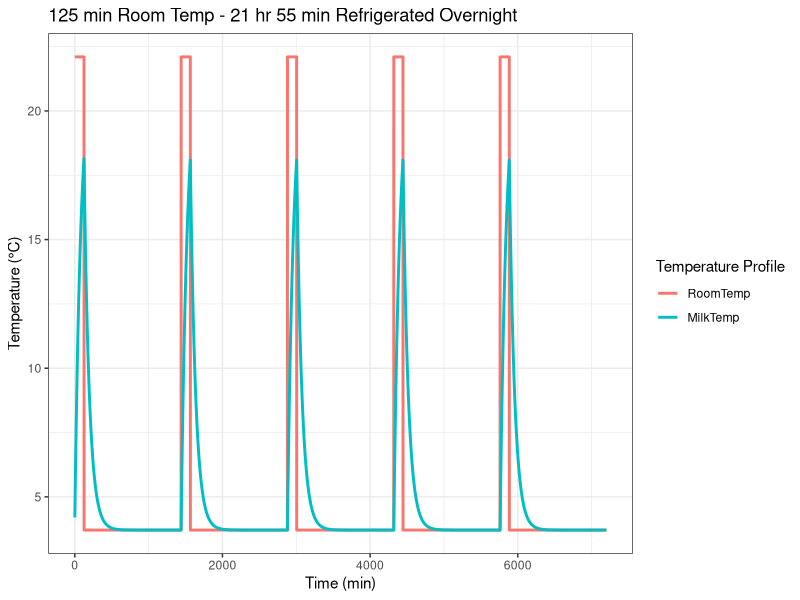
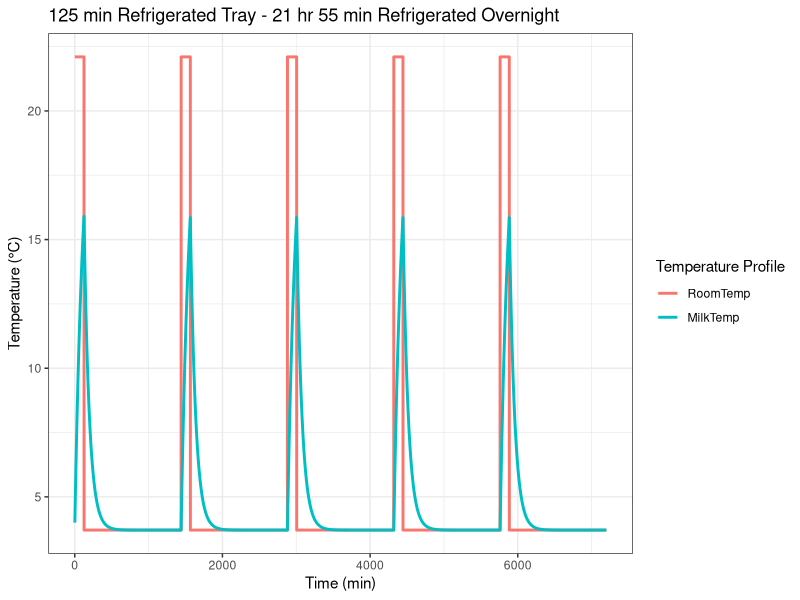
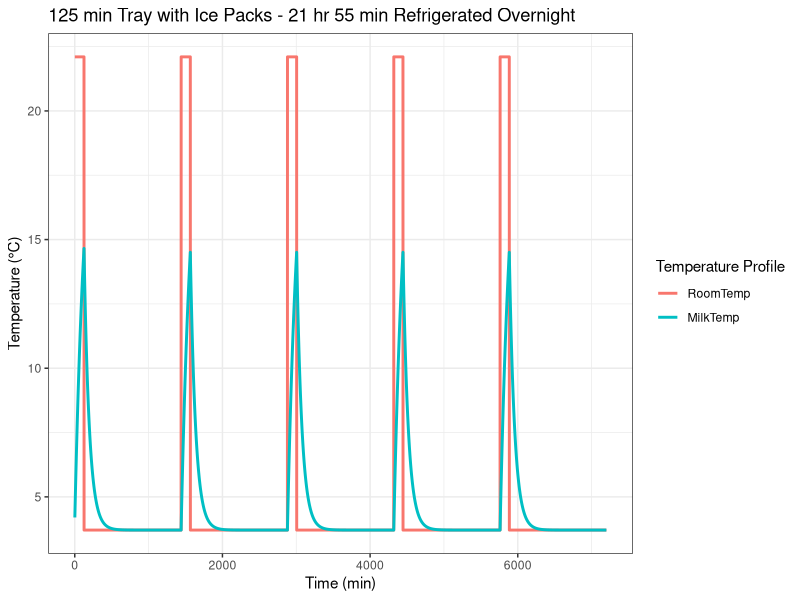
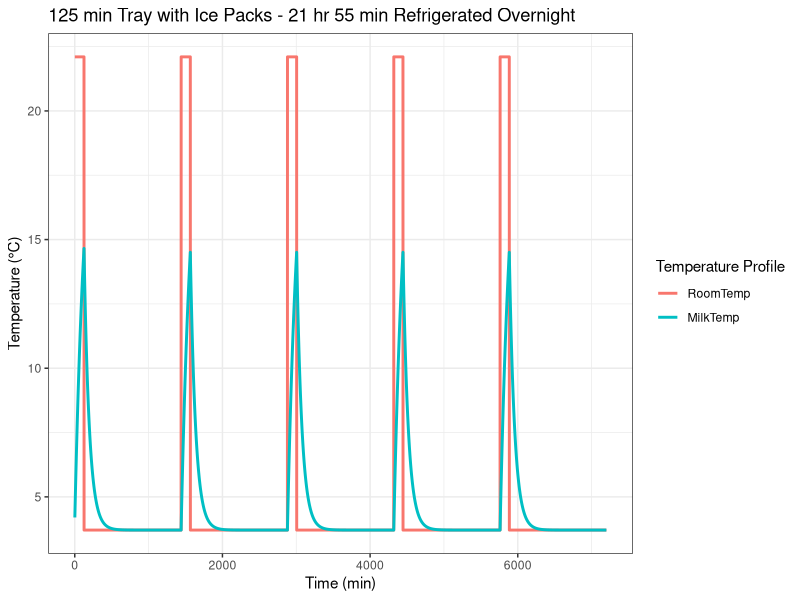
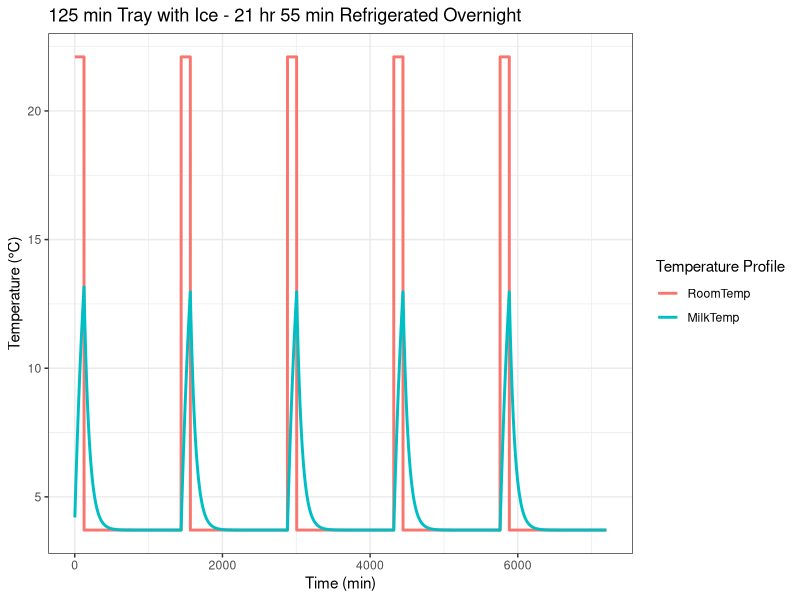
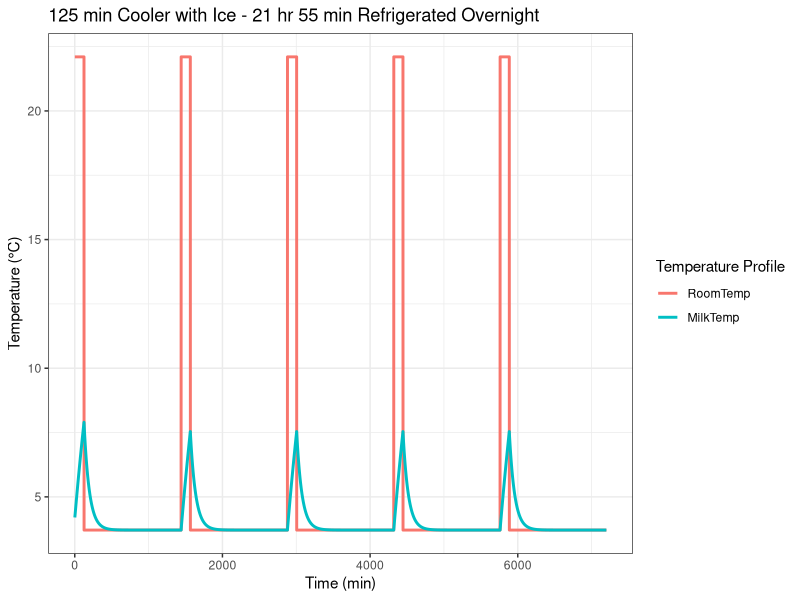
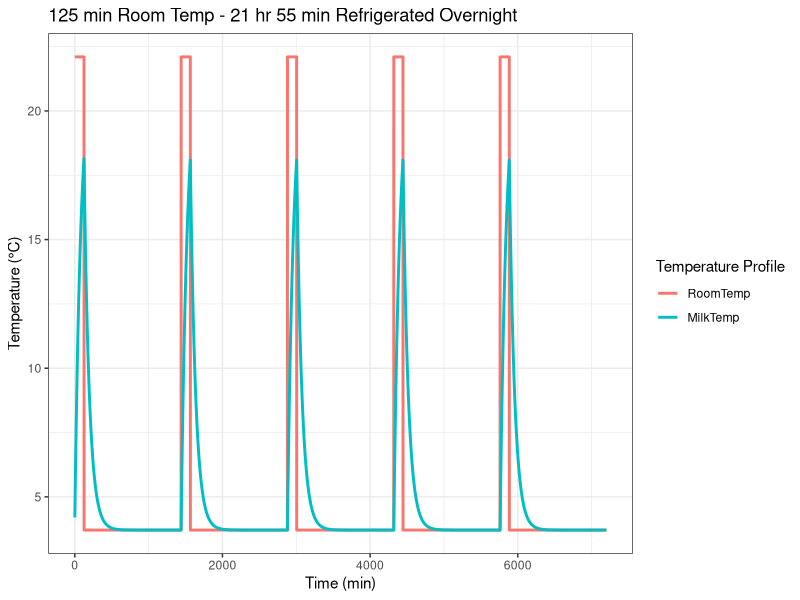
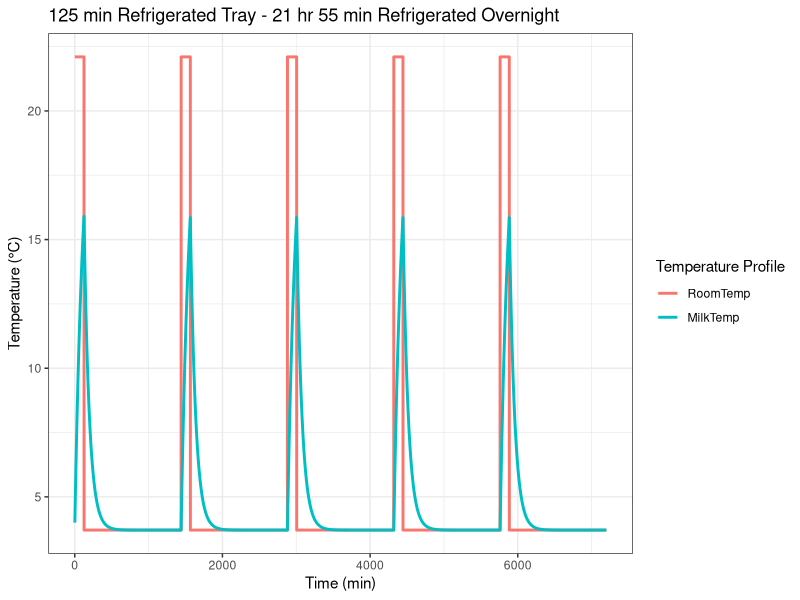

Here is the R script that generated these plots, in order: (Note: this script raises an error after producing the figures.)

#This document creates the simulate time and temperature profiles for the Milk Study. 

library(tidyverse)
library(reshape2)
library(cowplot)

#Negative Slopes
Neg_Slope_RTB<-(-0.0124) #Room Temperature
Neg_Slope_Ref<-(-0.0141) #Refrigeration
Neg_Slope_RT<-(-0.0088) #Refrigerated Tray
Neg_Slope_TIC<-(-0.0057) #Tray with Ice 
Neg_Slope_TIP<-(-0.0072) #Tray with Ice Packs
Neg_Slope_CI<-(-0.0019) #Cooler with Ice


#Determining room temperature vs refrigeration
#ST_Condition_DF$Condition<-ifelse(ST_Condition_DF$Rtemp>10, "Room Temp", "Refrigeration")

##Functions

#Function to get the h (heat transfer coefficient)
get_h<-function(Neg_slope, rho = 1.033, C = 4.2 , V = 0.236, A = 0.004275){
  neg_h =  ((Neg_slope*rho*C*V)/A)
  return(- neg_h)
} 


#Getting the Heat Transfer Coefficients for each Temp
h_RTB = get_h(Neg_slope = Neg_Slope_RTB)
h_ref = get_h(Neg_slope = Neg_Slope_Ref)
h_RT = get_h(Neg_slope = Neg_Slope_RT)
h_TIC = get_h(Neg_slope = Neg_Slope_TIC)
h_TIP = get_h(Neg_slope = Neg_Slope_TIP)
h_CI = get_h(Neg_slope = Neg_Slope_CI)


get_temp<-function(h, To, Tinf, time,  A =0.004275,rho =1.033, C= 4.2, V = 0.236 ){
  #Time in minutes
  #Tinf = External Temp
  #To = Initial temperature of the milk
  # h = convection trans coeff for that codition
  return (exp(-(h*A/rho*C*V)*(time))*(To-Tinf)+Tinf)
}

#Function to get the temperature profile from an external temperature vector
predict_temp_fromProf<-function(Time_Temp_Prof, Initial_Temp,h_condition){
  Time_Temp_Profile<-Time_Temp_Prof
  Temp_Initial = Initial_Temp
  Temp_V<-c()
  for (i in 1:length(Time_Temp_Profile)){
    T_inf<-Time_Temp_Profile[i]
    if (i == 1){
      New_Temp = Temp_Initial
    }else if (i == 2){
      New_Temp = get_temp(h = h_condition, To = Temp_Initial, Tinf =  T_inf, time = 1)
    }else{
      New_Temp = get_temp(h = h_condition, To = New_Temp, Tinf =  T_inf, time = 1)
    }
    Temp_V<-c(Temp_V, New_Temp)
  }
  return(Temp_V)
}


#Generate Temperature Conditions
#Temperatures are a normal distribution
Time_Temp_Creation_Var<-function(Total_Time, Interval, Mean_Temperature, SD_Temperature){
  Time_Temp_df<-rnorm(n =Total_Time+1, mean = Mean_Temperature, sd= SD_Temperature)
  return (Time_Temp_df)
}

Create_Temperature_Profile_days<-function(First_Cond, Second_Cond, 
                                          First_Cond_Total_Time,Second_Cond_Total_Time,
                                          First_Cond_Mean_Temperature, First_Cond_SD_Temperature,
                                          Second_Cond_Mean_Temperature, Second_Cond_SD_Temperature,
                                          Interval, Cycles){
  
    First_Cond_Temps<-Time_Temp_Creation_Var(Total_Time = First_Cond_Total_Time, Interval = Interval , 
                           Mean_Temperature = First_Cond_Mean_Temperature, 
                           SD_Temperature = First_Cond_SD_Temperature)
    Second_Cond_Temps<-Time_Temp_Creation_Var(Total_Time = Second_Cond_Total_Time, Interval = Interval , 
                                        Mean_Temperature = Second_Cond_Mean_Temperature, 
                                        SD_Temperature = Second_Cond_SD_Temperature)
    
    
    First_Cond_Temps_Desc<-rep(First_Cond,length(First_Cond_Temps))
    Second_Cond_Temps_Desc<-rep(Second_Cond,length(Second_Cond_Temps))
    
    Temp_Vector<-c()
    Cond_Vec<-c()
    for (i in 1:Cycles){
      Temp_Vector<-c(Temp_Vector,First_Cond_Temps,Second_Cond_Temps)
      Cond_Vec<-c(Cond_Vec,First_Cond_Temps_Desc,Second_Cond_Temps_Desc)
    }
    
    
    Simulated_Conditions<-data.frame("Rtemp" = Temp_Vector,
                                      "Condition" = Cond_Vec)
    return(Simulated_Conditions)
}


predict_full_milk_temp<-function(df, Temp_Initial){
  Temp_Milk_Vectors<-c()
  Temp_Milk_Vectors<-c(Temp_Initial)
  T_inf = df$Rtemp[1]
  New_Temp = Temp_Initial
  for (i in 2:length(df$Rtemp)){
    #Selecting the condition that applies
    if (df$Condition[i] == "Room Temp"){
      h_condition = h_RTB
    } else if (df$Condition[i] == "Refrigeration"){
      h_condition = h_ref
    } else if (df$Condition[i] == "Refrigerated Tray"){
      h_condition = h_RT
    } else if (df$Condition[i] == "Tray With Ice Packs"){
      h_condition = h_TIP
    } else if (df$Condition[i] == "Tray With Ice"){
      h_condition = h_TIC
    } else if (df$Condition[i] == "Cooler with Ice"){
      h_condition = h_CI
    }
    #Checking if condition changed
    if(df$Condition[i] != df$Condition[i-1]){
      Condition_Change = 1
      T_inf = df$Rtemp[i]
    } else {
      Condition_Change = 0
    }
    
    #Predicting the new temperature
    New_Temp = get_temp(h = h_condition, To = New_Temp, Tinf =  T_inf, time = 1)
    Temp_Milk_Vectors<-c(Temp_Milk_Vectors,New_Temp)
  }
  return(Temp_Milk_Vectors)
}



#Worst case scenario 124, 1314.125 min Room Temp - 21 hr 55 min Refrigerated Overnight"
Time_Temp_Df<-Create_Temperature_Profile_days(First_Cond = "Room Temp", 
                                Second_Cond = "Refrigeration", 
                                First_Cond_Total_Time = 124,
                                Second_Cond_Total_Time = 1314,
                                First_Cond_Mean_Temperature = 22.1, 
                                First_Cond_SD_Temperature = 0,#0.77,
                                Second_Cond_Mean_Temperature= 3.71, 
                                Second_Cond_SD_Temperature = 0,#1.04,
                                Interval  =1, 
                                Cycles = 5)


Temp_Milk_Vectors<-predict_full_milk_temp(df = Time_Temp_Df, Temp_Initial = 4.2)

Df_RT_MT<-data.frame("RoomTemp" = Time_Temp_Df$Rtemp,
                     "MilkTemp" = Temp_Milk_Vectors,
                     "Time" = 1:length(Temp_Milk_Vectors))
Df_RT_MT_melted<-melt(Df_RT_MT, id.vars = "Time")


ggplot(data = Df_RT_MT_melted, aes(x = Time, y = value, color = variable))+
  geom_line(size = 1)+
  theme_bw()+
  labs(x = "Time (min)", y = "Temperature (°C)", title= "125 min Room Temp - 21 hr 55 min Refrigerated Overnight")+
  scale_color_discrete(name = "Temperature Profile")
ggsave("Pedicted Time and Temp Profiles/PredictedRT.png", height = 3, width = 8, dpi = 300)


#Worst case scenario 124, 1314.125 min Ref Tray - 21 hr 55 min Refrigerated Overnight"
Time_Temp_Df_RT<-Create_Temperature_Profile_days(First_Cond = "Refrigerated Tray", 
                                              Second_Cond = "Refrigeration", 
                                              First_Cond_Total_Time = 124,
                                              Second_Cond_Total_Time = 1314,
                                              First_Cond_Mean_Temperature = 22.1, 
                                              First_Cond_SD_Temperature = 0,#0.77,
                                              Second_Cond_Mean_Temperature= 3.71, 
                                              Second_Cond_SD_Temperature = 0,#1.04,
                                              Interval  =1, 
                                              Cycles = 5)




Temp_Milk_RT<-predict_full_milk_temp(Time_Temp_Df_RT, Temp_Initial = 4)

Df_RT_MT_RT<-data.frame("RoomTemp" = Time_Temp_Df$Rtemp,
                     "MilkTemp" = Temp_Milk_RT,
                     "Time" = 1:length(Temp_Milk_Vectors))
Df_RT_MT_RT_melted<-melt(Df_RT_MT_RT, id.vars = "Time")


ggplot(data = Df_RT_MT_RT_melted, aes(x = Time, y = value, color = variable))+
  geom_line(size = 1)+
  theme_bw()+
  labs(x = "Time (min)", y = "Temperature (°C)", title= "125 min Refrigerated Tray - 21 hr 55 min Refrigerated Overnight")+
  scale_color_discrete(name = "Temperature Profile")


ggsave("Pedicted Time and Temp Profiles/PredictedRefTray.png", height = 3, width = 8, dpi = 300)


#Worst case scenario 124, 1314.125 min Tray with ice packs - 21 hr 55 min Refrigerated Overnight"
Time_Temp_Df_TIP<-Create_Temperature_Profile_days(First_Cond = "Tray With Ice Packs", 
                                                 Second_Cond = "Refrigeration", 
                                                 First_Cond_Total_Time = 124,
                                                 Second_Cond_Total_Time = 1314,
                                                 First_Cond_Mean_Temperature = 22.1, 
                                                 First_Cond_SD_Temperature = 0,#0.77,
                                                 Second_Cond_Mean_Temperature= 3.71, 
                                                 Second_Cond_SD_Temperature = 0,#1.04,
                                                 Interval  =1, 
                                                 Cycles = 5)




Temp_Milk_TIP<-predict_full_milk_temp(Time_Temp_Df_TIP, Temp_Initial = 4.2)

Df_RT_MT_TIP<-data.frame("RoomTemp" = Time_Temp_Df$Rtemp,
                        "MilkTemp" = Temp_Milk_TIP,
                        "Time" = 1:length(Temp_Milk_Vectors))
Df_RT_MT_TIP_melted<-melt(Df_RT_MT_TIP, id.vars = "Time")


ggplot(data = Df_RT_MT_TIP_melted, aes(x = Time, y = value, color = variable))+
  geom_line(size = 1)+
  theme_bw()+
  labs(x = "Time (min)", y = "Temperature (°C)", title= "125 min Tray with Ice Packs - 21 hr 55 min Refrigerated Overnight")+
  scale_color_discrete(name = "Temperature Profile")


ggsave("Pedicted Time and Temp Profiles/PredictedTIP.png", height = 3, width = 8, dpi = 300)


#Worst case scenario 124, 1314.125 min Tray with ice packs - 21 hr 55 min Refrigerated Overnight"
Time_Temp_Df_TIP<-Create_Temperature_Profile_days(First_Cond = "Tray With Ice Packs", 
                                                  Second_Cond = "Refrigeration", 
                                                  First_Cond_Total_Time = 124,
                                                  Second_Cond_Total_Time = 1314,
                                                  First_Cond_Mean_Temperature = 22.1, 
                                                  First_Cond_SD_Temperature = 0,#0.77,
                                                  Second_Cond_Mean_Temperature= 3.71, 
                                                  Second_Cond_SD_Temperature = 0,#1.04,
                                                  Interval  =1, 
                                                  Cycles = 5)




Temp_Milk_TIP<-predict_full_milk_temp(Time_Temp_Df_TIP, Temp_Initial = 4.2)

Df_RT_MT_TIP<-data.frame("RoomTemp" = Time_Temp_Df$Rtemp,
                         "MilkTemp" = Temp_Milk_TIP,
                         "Time" = 1:length(Temp_Milk_Vectors))
Df_RT_MT_TIP_melted<-melt(Df_RT_MT_TIP, id.vars = "Time")


ggplot(data = Df_RT_MT_TIP_melted, aes(x = Time, y = value, color = variable))+
  geom_line(size = 1)+
  theme_bw()+
  labs(x = "Time (min)", y = "Temperature (°C)", title= "125 min Tray with Ice Packs - 21 hr 55 min Refrigerated Overnight")+
  scale_color_discrete(name = "Temperature Profile")

ggsave("Pedicted Time and Temp Profiles/PredictedTIP.png", height = 3, width = 8, dpi = 300)


#Worst case scenario 124, 1314.125 min Tray with ice - 21 hr 55 min Refrigerated Overnight"
Time_Temp_Df_TIC<-Create_Temperature_Profile_days(First_Cond = "Tray With Ice", 
                                                  Second_Cond = "Refrigeration", 
                                                  First_Cond_Total_Time = 124,
                                                  Second_Cond_Total_Time = 1314,
                                                  First_Cond_Mean_Temperature = 22.1, 
                                                  First_Cond_SD_Temperature = 0,#0.77,
                                                  Second_Cond_Mean_Temperature= 3.71, 
                                                  Second_Cond_SD_Temperature = 0,#1.04,
                                                  Interval  =1, 
                                                  Cycles = 5)




Temp_Milk_TIC<-predict_full_milk_temp(Time_Temp_Df_TIC, Temp_Initial = 4.2)

Df_RT_MT_TIC<-data.frame("RoomTemp" = Time_Temp_Df$Rtemp,
                         "MilkTemp" = Temp_Milk_TIC,
                         "Time" = 1:length(Temp_Milk_TIC))
Df_RT_MT_TIC_melted<-melt(Df_RT_MT_TIC, id.vars = "Time")


ggplot(data = Df_RT_MT_TIC_melted, aes(x = Time, y = value, color = variable))+
  geom_line(size = 1)+
  theme_bw()+
  labs(x = "Time (min)", y = "Temperature (°C)", title= "125 min Tray with Ice - 21 hr 55 min Refrigerated Overnight")+
  scale_color_discrete(name = "Temperature Profile")

ggsave("Pedicted Time and Temp Profiles/PredictedTIC.png", height = 3, width = 8, dpi = 300)


#Worst case scenario 124, 1314.125 min Cooler with Ice - 21 hr 55 min Refrigerated Overnight"
Time_Temp_Df_CI<-Create_Temperature_Profile_days(First_Cond = "Cooler with Ice", 
                                                  Second_Cond = "Refrigeration", 
                                                  First_Cond_Total_Time = 124,
                                                  Second_Cond_Total_Time = 1314,
                                                  First_Cond_Mean_Temperature = 22.1, 
                                                  First_Cond_SD_Temperature = 0,#0.77,
                                                  Second_Cond_Mean_Temperature= 3.71, 
                                                  Second_Cond_SD_Temperature = 0,#1.04,
                                                  Interval  =1, 
                                                  Cycles = 5)




Temp_Milk_CI<-predict_full_milk_temp(Time_Temp_Df_CI, Temp_Initial = 4.2)

Df_RT_MT_CI<-data.frame("RoomTemp" = Time_Temp_Df$Rtemp,
                         "MilkTemp" = Temp_Milk_CI,
                         "Time" = 1:length(Temp_Milk_CI))
Df_RT_MT_CI_melted<-melt(Df_RT_MT_CI, id.vars = "Time")


ggplot(data = Df_RT_MT_CI_melted, aes(x = Time, y = value, color = variable))+
  geom_line(size = 1)+
  theme_bw()+
  labs(x = "Time (min)", y = "Temperature (°C)", title= "125 min Cooler with Ice - 21 hr 55 min Refrigerated Overnight")+
  scale_color_discrete(name = "Temperature Profile")

ggsave("Pedicted Time and Temp Profiles/PredictedCI.png", height = 3, width = 8, dpi = 300)



######### ----------------------------------------------------------------------
#Spoilage Model.

#Function for growth and lag phase
new_growth_rate<-function(newTemp, oldMu,oldTemp = 6, T0 = -4.15){
  newMu<-((newTemp-T0)/(oldTemp-T0))* oldMu
  return (newMu)
}

#Calculation of the new lag time.
new_lag_time <- function (newTemp, oldLag, oldTemp = 6, T0 = -4.15) {
  numerator <- oldTemp -T0
  denom <- newTemp - T0
  newLag <- ( (numerator / denom)^2) * oldLag
  return(newLag)
}

#This function calculates thee growth based on a time and temperature profile for 1 specific milk with R100084 P Paoae
Func_Growth_LagCon<-function(In_Lag_Consumed, Time_Temp_df,Interval, AF){
  #In_Lag_Consumed= Total lag time consumed
  #Time_Temp_df = dataframe with time and temperature conditions
  #Interval = time interval in the time_temp_df in hrs. 
  Total_Lag_Consumed = In_Lag_Consumed
  Total_Growth = 0
  old_lag = 0
  NMax = 8.14
  old_mumax = 0.083508
  Growth_V = c()
  for (i in 1:nrow(Time_Temp_df)){
    if (Total_Lag_Consumed <1 && old_lag!=0){
      Lag_t_interval<-new_lag_time(newTemp = Time_Temp_df$MilkTemp[i], oldLag = old_lag)
      Lag_Consumed<-Interval/Lag_t_interval
      Total_Lag_Consumed<-Total_Lag_Consumed+Lag_Consumed
      Growth = 0
    } else if (Total_Lag_Consumed>=1 | old_lag == 0){
      Growth = ((new_growth_rate(newTemp = Time_Temp_df$MilkTemp[i], oldMu = old_mumax))/2.303)* AF#0.684 #Converted log10 from log ln
      Total_Growth = Total_Growth + (Growth*Interval)
    }
    Growth_V = c(Growth_V,Total_Growth)
    #print(length(Growth_V))
  }
  return(list(Total_Growth,Total_Lag_Consumed,Growth_V))
}

#Buchanan spoilage function
Spoilage_Function_Single_Milk<-function(Cont, Pop_Max, Time_Temp_df, Interval =1/60, AF){
  Lag_Consumed = 0
  #this function provides two outputs, the total growth, and the new updated lag phase consumed. 
  Output_Milk<-Func_Growth_LagCon(In_Lag_Consumed = Lag_Consumed ,Time_Temp_df = Time_Temp_df,Interval = Interval, AF=AF)
  Lag_Consumed = Output_Milk[[2]]
  Cont<-Output_Milk[[1]]+Cont
  if( Cont>Pop_Max){
    Cont = Pop_Max
  }
  return (list(Cont,Output_Milk[[3]]))
}


#Export all Time and Temp Profiles.

Df_RT_MT
write.csv(Df_RT_MT, file = "Pedicted Time and Temp Profiles/Df_RT_MT.csv")

Df_RT_MT_RT
Df_RT_MT_TIC
Df_RT_MT_TIP
Df_RT_MT_CI

##Spoilage Prediction

#Room Temp 2 hr -----
Output_Milk<-Spoilage_Function_Single_Milk(Cont = 2.44, Pop_Max =8.14, Time_Temp_df = Df_RT_MT, Interval =1/60,AF = 1.32)
Changes_Over_Time<-2.44+Output_Milk[[2]]

Df_RT_MT_melted$Type<-"Temperature Profiles"

data_Milk_G_RTB<-data.frame("Time" = 1:length(Changes_Over_Time),
                            "variable" = "Population Change",
                            "value" = Changes_Over_Time,
                            "Type" = "Population Changes")

new_dat = rbind(Df_RT_MT_melted,data_Milk_G_RTB)

ggplot(data = new_dat, aes(x = Time))+
  geom_line(aes(y = value, color = variable),size = 1)+
  theme_bw()+
  labs(x = "Time (min)", y = "", title= "125 min Room Temp - 21 hr 55 min Refrigerated Overnight")+
  scale_color_discrete(name = "Line Description")+
  facet_wrap(~Type, scales = "free_y", ncol= 1,labeller = as_labeller(c(`Population Changes` = "Population (log CFU/g)", `Temperature Profiles` = "Temperature (°C)") ),strip.position = "left", )
ggsave("Pedicted Time and Temp Profiles/TempandChange_RTB.png", height = 4, width = 8, dpi = 300)

#Refrigerated Tray 2 hr -----
Output_Milk<-Spoilage_Function_Single_Milk(Cont = 2.44, Pop_Max =8.14, Time_Temp_df = Df_RT_MT_RT, Interval =1/60,AF = 1.32)
Changes_Over_Time_RT<-2.44+Output_Milk[[2]]

Df_RT_MT_RT_melted$Type<-"Temperature Profiles"

data_Milk_G_RT<-data.frame("Time" = 1:length(Changes_Over_Time_RT),
                            "variable" = "Population Change",
                            "value" = Changes_Over_Time_RT,
                            "Type" = "Population Changes")

new_dat_RT = rbind(Df_RT_MT_RT_melted,data_Milk_G_RT)

ggplot(data = new_dat_RT, aes(x = Time))+
  geom_line(aes(y = value, color = variable),size = 1)+
  theme_bw()+
  labs(x = "Time (min)", y = "", title= "125 min Room Temp - 21 hr 55 min Refrigerated Overnight")+
  scale_color_discrete(name = "Line Description")+
  facet_wrap(~Type, scales = "free_y", ncol= 1,labeller = as_labeller(c(`Population Changes` = "Population (log CFU/g)", `Temperature Profiles` = "Temperature (°C)") ),strip.position = "left", )
ggsave("Pedicted Time and Temp Profiles/TempandChange_RTB.png", height = 4, width = 8, dpi = 300)



